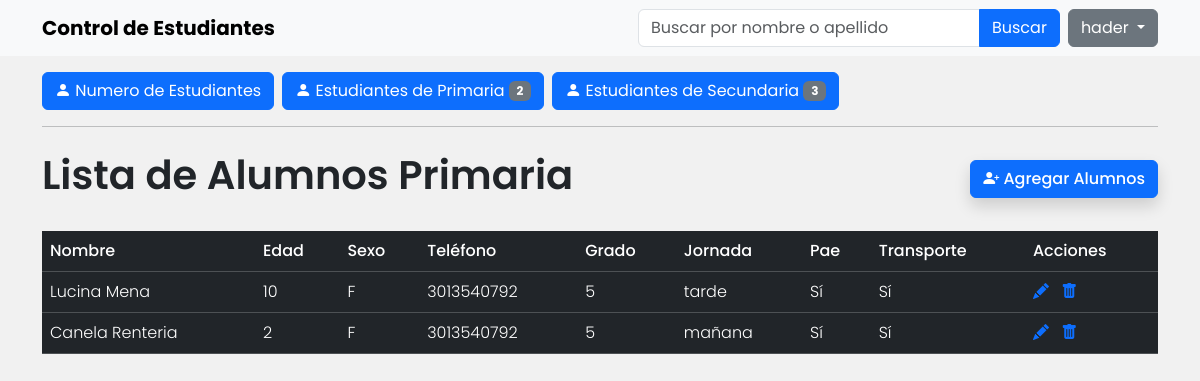
/primaria/ (signed in), run on an earlier commit of the app's database.
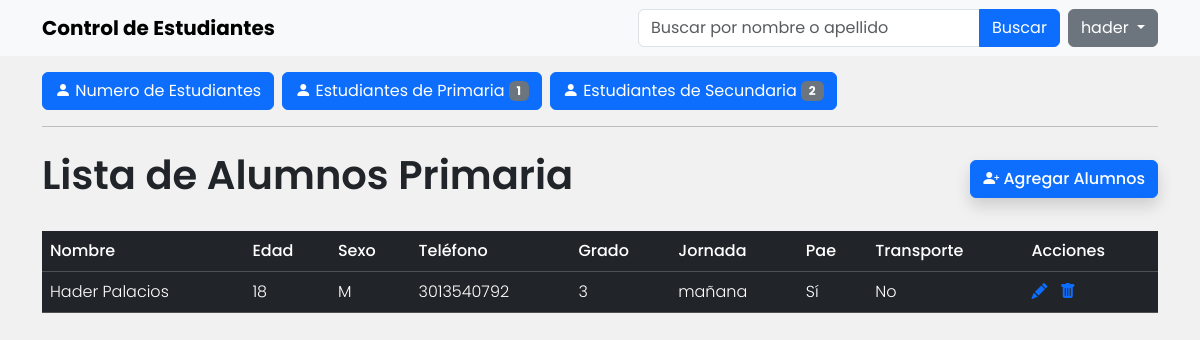
And on a later commit of the database.
### Apps/Alumno/models.py (models this page shows, shortened)
class Alumno(models.Model):
    _nombre = models.CharField(max_length=150, blank=False)
    _apellido = models.CharField(max_length=150, blank=False)
    _edad = models.IntegerField(blank=False)
    _sexo = models.CharField(
        max_length=1,
        choices=[("M", "Masculino"), ("F", "Femenino")],
        blank=False,
    )
    _telefono = models.CharField(max_length=10, blank=True)
    _grado = models.CharField(
        max_length=10,
        blank=True,
        choices=[("1", "Primero"), ("2", "Segundo"), ("3", "Tercero"), ("4", "Cuarto"), ("5", "Quinto"), ("6", "Sexto"), ("7", "Séptimo"), ("8", "Octavo"), ("9", "Noveno"), ("10", "Décimo"), ("11", "Undécimo")],
    )
    _jornada = models.CharField(
        max_length=10,
        choices=[("mañana", "Mañana"), ("tarde", "Tarde")],
        blank=True,
    )
    _pae = models.BooleanField(default=False)
    _transporte = models.BooleanField(default=False)
    class Meta:
        abstract = True
    @property
    def nombre(self):
        return self._nombre
    @property
    def apellido(self):
        return self._apellido
    @property
    def edad(self):
        return self._edad
    @property
    def sexo(self):
        return self._sexo
    @property
    def telefono(self):
        return self._telefono
    @property
    def grado(self):
        return self._grado
    @property
    def jornada(self):
        return self._jornada
    @property
    def pae(self):
        return self._pae
    @property
    def transporte(self):
        return self._transporte

class EstudiantePrimaria(Alumno):
    etapa = models.CharField(
        max_length=10,
        choices=[("primaria", "Primaria")],
        default="primaria"
    )

### Apps/Alumno/views.py (the view)
# urls.py: path('primaria/', v.inicio_primaria, name='inicio_primaria'),
@login_required
def inicio_primaria(request):
    query = request.GET.get('q')
    if query:
        estudiantes_primaria = EstudiantePrimaria.objects.filter(
            Q(nombre__icontains=query) |
            Q(apellido__icontains=query)
        )
    else:
        estudiantes_primaria = EstudiantePrimaria.objects.all()
    estudiantes_secundaria = EstudianteSecundaria.objects.all()  # Asegúrate de obtener también los estudiantes de secundaria
    context = {
        'estudiantes_primaria': estudiantes_primaria,
        'estudiantes_secundaria': estudiantes_secundaria,  # Pasar al contexto
        'query': query,
    }
    return render(request, 'Alumno/primaria.html', context)

### Apps/Alumno/templates/Alumno/primaria.html (shortened to what this page needs)
{% extends 'Alumno/base.html' %}
{% block content %}
    <section class="my-3">
        <div class="d-flex gap-2">
            <a type="button" class="btn btn-primary" href="{% url "inicio" %}">
                <i class="bi bi-person-fill"></i> Numero de Estudiantes
            </a>
            <a type="button" class="btn btn-primary" href="{% url "inicio_primaria" %}">
                <i class="bi bi-person-fill"></i> Estudiantes de Primaria <span class="badge text-bg-secondary">{{ estudiantes_primaria.count }}</span>
            </a>
            <a type="button" class="btn btn-primary" href="{% url "inicio_secundaria" %}">
                <i class="bi bi-person-fill"></i> Estudiantes de Secundaria <span class="badge text-bg-secondary">{{ estudiantes_secundaria.count }}</span>
            </a>
        </div>
    </section>
    <hr>
    <div class="d-flex justify-content-between align-items-center my-4">
        <h1 class="fw-semibold">Lista de Alumnos Primaria</h1>
        <a class="btn btn-primary shadow fw-medium" href="{% url 'alumno_new' %}"><i class="bi bi-person-plus-fill"></i> Agregar Alumnos</a>
    </div>
    <table class="table table-dark mt-4">
        <thead>
            <tr>
                <th class="fw-medium">Nombre</th>
                <th class="fw-medium">Edad</th>
                <th class="fw-medium">Sexo</th>
                <th class="fw-medium">Teléfono</th>
                <th class="fw-medium">Grado</th>
                <th class="fw-medium">Jornada</th>
                <th class="fw-medium">Pae</th>
                <th class="fw-medium">Transporte</th>
                <th class="fw-medium">Acciones</th>
            </tr>
        </thead>
        <tbody>
            {% for alumno in estudiantes_primaria %}
                <tr>
                    <td class="fw-light">{{ alumno.nombre }} {{ alumno.apellido }}</td>
                    <td class="fw-light">{{ alumno.edad }}</td>
                    <td class="fw-light">{{ alumno.sexo }}</td>
                    <td class="fw-light">{{ alumno.telefono }}</td>
                    <td class="fw-light">{{ alumno.grado }}</td>
                    <td class="fw-light">{{ alumno.jornada }}</td>
                    <td class="fw-light">{{ alumno.pae|yesno:"Sí,No" }}</td>
                    <td class="fw-light">{{ alumno.transporte|yesno:"Sí,No" }}</td>
                    <td>
                        <a href="{% url 'alumno_update' alumno.id %}?next={% url 'inicio_primaria' %}" class="me-2" aria-label="Editar"><i class="bi bi-pencil-fill"></i></a>
                        <a class="" data-bs-toggle="modal" data-bs-target="#ModalDelete" data-id="{{ alumno.id }}" role="button" aria-label="Borrar"><i class="bi bi-trash-fill"></i></a>
                    </td>
                </tr>
            {% endfor %}
        </tbody>
    </table>
{% endblock %}

### Apps/Alumno/templates/Alumno/base.html (shortened to what this page needs)
<!DOCTYPE html>
<html lang="es">
<head>
    <link href="https://cdn.jsdelivr.net/npm/bootstrap@5.3.3/dist/css/bootstrap.min.css" rel="stylesheet">
    <link rel="stylesheet" href="https://cdn.jsdelivr.net/npm/bootstrap-icons@1.11.3/font/bootstrap-icons.min.css">
    {% load static %}
    <link rel="stylesheet" href="{% static "Alumno/css/styles.css" %}">
</head>
<body>
    <nav class="navbar bg-body-tertiary py-2">
        <div class="container">
            <a class="navbar-brand fw-bold">Control de Estudiantes</a>
            <div class="d-flex gap-2">
                <form method="GET" action="{% url 'inicio' %}">
                    <div class="input-group">
                        <input type="text" name="q" class="form-control" placeholder="Buscar por nombre o apellido" value="{{ query | default_if_none:'' }}">
                        <button type="submit" class="btn btn-primary">Buscar</button>
                    </div>
                </form>
                <div class="dropdown">
                    <button class="btn btn-secondary dropdown-toggle" type="button" data-bs-toggle="dropdown" aria-expanded="false">
                      {{ user.username }}
                    </button>
                </div>
            </div>
        </div>
    </nav>
    <header class="container">
        {% block content %}
        {% endblock %}
    </header>
</body>
</html>

### Apps/Alumno/static/Alumno/css/styles.css (style rules this page uses)
body { font-family: 'Poppins', sans-serif; margin: 0; padding: 0; background-color: #f1f1f1; }

What changed in the data, as far as the page shows it:
removed EstudiantePrimaria: nombre "Lucina", apellido "Mena", edad "10", sexo "F", telefono "3013540792", grado "5", jornada "tarde", pae "Sí", transporte "Sí"
removed EstudiantePrimaria: nombre "Canela", apellido "Renteria", edad "2", sexo "F", telefono "3013540792", grado "5", jornada "mañana", pae "Sí", transporte "Sí"
added EstudiantePrimaria: nombre "Hader", apellido "Palacios", edad "18", sexo "M", telefono "3013540792", grado "3", jornada "mañana", pae "Sí", transporte "No"
Also different on the page:
{{ estudiantes_primaria.count }}: "2" → "1"
{{ estudiantes_secundaria.count }}: "3" → "2"
